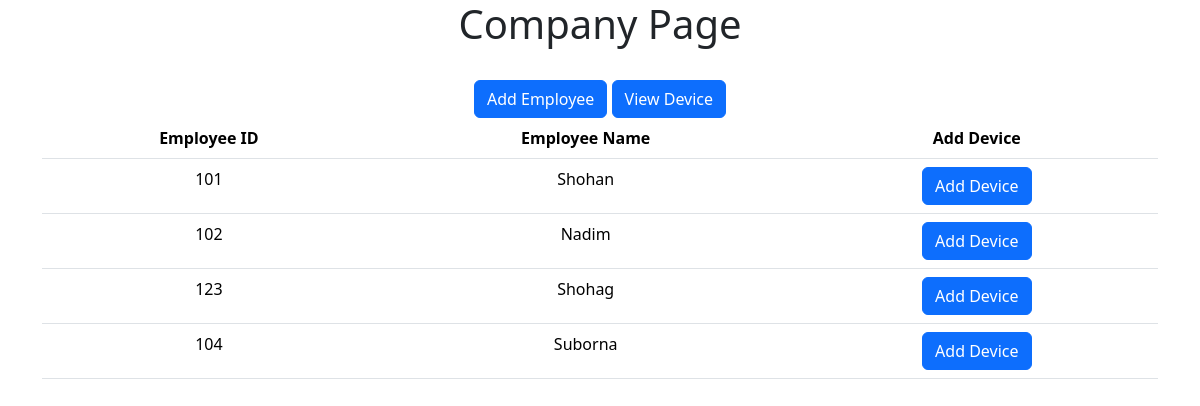
The page / on the database its author committed.
### home/models.py (models this page shows)
class AddEmployee(models.Model):
    name = models.CharField(max_length=30)
    employee_id = models.CharField(max_length=30)

### company_app/views.py (the view)
# urls.py: path('',views.homePage),
def homePage(request):
    employees = AddEmployee.objects.all()
    return render(request,"index.html",{'employees':employees})

### templates/index.html (shortened to what this page needs)
<!DOCTYPE html>
<html lang="en">
  <head>
    <link
      href="https://cdn.jsdelivr.net/npm/bootstrap@5.3.1/dist/css/bootstrap.min.css"
      rel="stylesheet"
    />
  </head>
  <body>
    <div class="container" style="text-align: center">
      <h1>Company Page</h1>
      <br />
      <a href="/addEmployee"
        ><button class="btn btn-primary">Add Employee</button></a
      >
      <a href="/viewDevice"
        ><button class="btn btn-primary">View Device</button></a
      >
    </div>
    <div class="container" style="text-align: center">
      <table class="table">
        <thead>
          <tr>
            <th scope="col">Employee ID</th>
            <th scope="col">Employee Name</th>
            <th scope="col">Add Device</th>
          </tr>
        </thead>
        {% for n in employees %}
        <tbody>
          <tr>
            <td>{{n.employee_id}}</td>
            <td>{{n.name}}</td>
            <td>
              <a href="/addDevice"
                ><button class="btn btn-primary">Add Device</button></a
              >
            </td>
          </tr>
        </tbody>
        {%endfor%}
      </table>
    </div>
  </body>
</html>

### rows shown on the page
AddEmployee: employee_id "101", name "Shohan"
AddEmployee: employee_id "102", name "Nadim"
AddEmployee: employee_id "123", name "Shohag"
AddEmployee: employee_id "104", name "Suborna"
